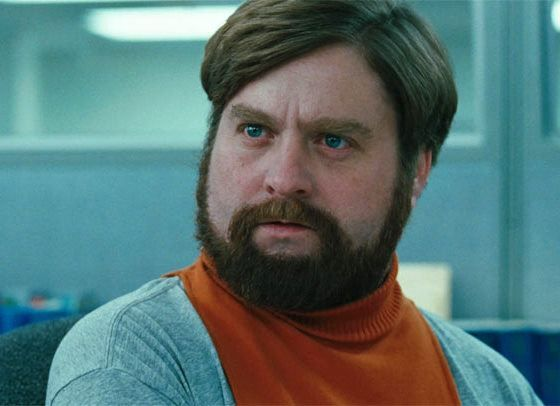
#> input picture 03-MemesGifs/meme_background.jpg, 560 x 406 px
$ python maak_meme.py   (older library calls are emulated)
#> lines starting #> are read from the running program, lines starting #| are printed output that depends on the picture
from PIL import Image, ImageFont, ImageDraw

achergrond = Image.open("meme_background.jpg")
#> achergrond is the input picture: PIL image 560x406 RGB; mean R, G, B 87.1, 115.8, 114.4
lettertype = ImageFont.truetype("impact.ttf", 40)


# De breedte en hoogte van de afbeelding lezen en tonen


breedte = achergrond.width
#> breedte = 560
hoogte = achergrond.height
#> hoogte = 406

tekengebied = ImageDraw.Draw(achergrond)

tekst = "Wanneer Ian 1 dag ziek is\nEn alle cosplay mist"

tekst_breedte, tekst_hoogte = tekengebied.textsize(tekst, font=lettertype)
#> tekst_breedte = 516; tekst_hoogte = 88
print("tekstbreedte=" + str(tekst_breedte) + ", tekst_hoogte=" + str(tekst_hoogte))
#| tekstbreedte=516, tekst_hoogte=88

tekst_x = (breedte - tekst_breedte) / 2
#> tekst_x = 22
tekst_y = (hoogte - tekst_hoogte) / 1
#> tekst_y = 318

tekst = "Wanneer Ian 1 dag ziek is\nEn alle cosplay mist"
tekengebied.multiline_text((tekst_x-2, tekst_y-2), tekst, font=lettertype, fill=(255,255,255))

achergrond.show()
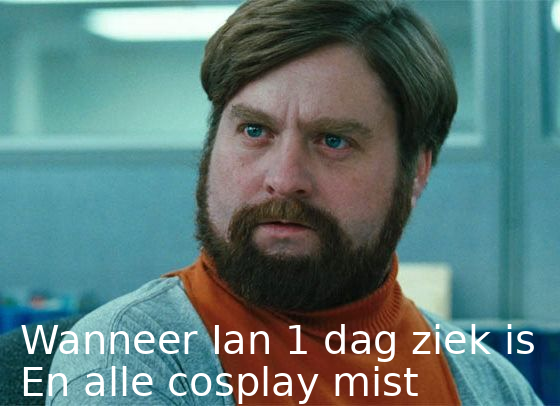
#> shown: PIL image 560x406 RGB; mean R, G, B 92.2, 120.9, 119.6

achergrond.save("meme_met_tekst.jpg")
